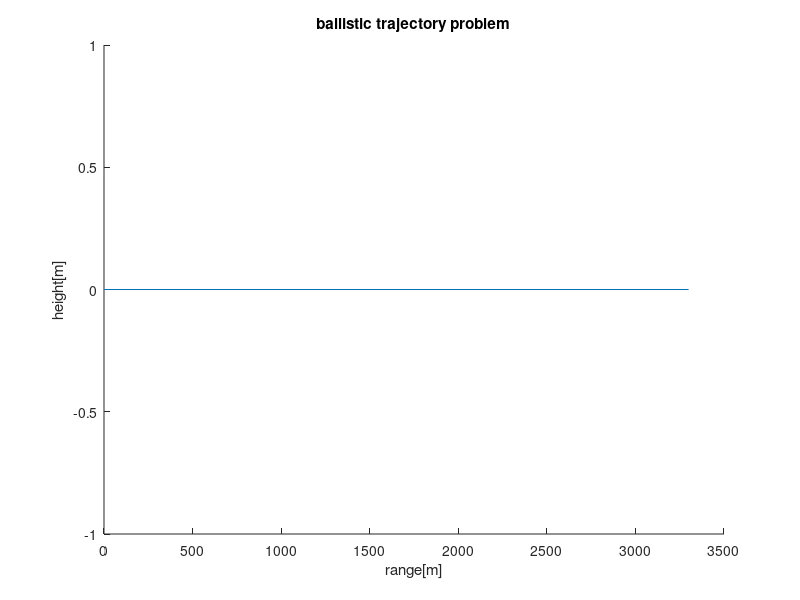

This figure's MATLAB source: (Note: this script raises an error after producing the figure.)

tspan = [0 40]; %reasonable time for steady state
% random initial condition
m_v0 = 200;             % mean for initial velocity
sigma_v0 = 0.03;        % sigma for initial velocity
m_theta0 = deg2rad(45); % mean for initial angle (radians)
sigma_theta0 = 0.03;    % sigma for initial angle
lambda = 3;             % kurtosis (3 = gaussian)
n_sig = 1.96;           % n_sigma
% for montecarlo simulation
n_trials = 10000;        % runs
stats_idx = 1;          % index for fill in the statistics
final_d = []            % empty array
hold on;
title('ballistic trajectory problem')
xlabel('range[m]')
ylabel('height[m]')
t_1 = [0 3300]; x_1 = [0 0];
plot(t_1,x_1,'-')
for q = 1:n_trials
    % simulation parameters
    v0 = m_v0 + sigma_v0*randn;     % random initial velocity
    theta0 = m_theta0 + sigma_theta0*randn; % random initial angle
    % initial states for simulation;
    x0 = [0; v0*sin(theta0); 0; v0*cos(theta0)];    % initial states
    [t, x] = ode45('projectile_model', tspan, x0);  % simulate
    final_d = [final_d; x(length(t), 3)];           % save final distance
   
    if mod(q, 100) == 0 % every 100 trials
        % plot trajectory
        plot(x(:,3), x(:,1));
        % compute statistics
        m_hat(stats_idx) = sum(final_d) / q
        dif_sq = (final_d - m_hat(stats_idx)).^2;
        p_hat = sum(dif_sq) / (q -1);
        debias = q/(q-1);
        sigma(stats_idx) = sqrt(debias*p_hat);          % save sigma
        % confidence limits for sigma
        sigma_low(stats_idx) = sigma(stats_idx)/(1 + n_sig * sqrt((lambda -1)/q));
        sigma_high(stats_idx) = sigma(stats_idx)/(1 - n_sig * sqrt((lambda -1)/q));
        % confidence limits for m
        m_low(stats_idx) = m_hat(stats_idx) - (n_sig * sigma(stats_idx))/sqrt(q);
        m_high(stats_idx) = m_hat(stats_idx) + (n_sig * sigma(stats_idx))/sqrt(q);
        stats_idx = stats_idx + 1;
    end
end
hold off
%%
% plot statistics
% mean distance
figure
t_plot = 1:length(sigma);

plot(t_plot, m_hat, t_plot, m_high, '+', t_plot, m_low, '+')
title('mean impact distance')
xlabel('cummulative set number x100')
ylabel('mean impact distance')
% sigma
figure

plot(t_plot, sigma, t_plot, sigma_high, '+', t_plot, sigma_low, '+')
title('sigma impact distance')
xlabel('cummulative set number x100')
ylabel('sigma impact distance')


